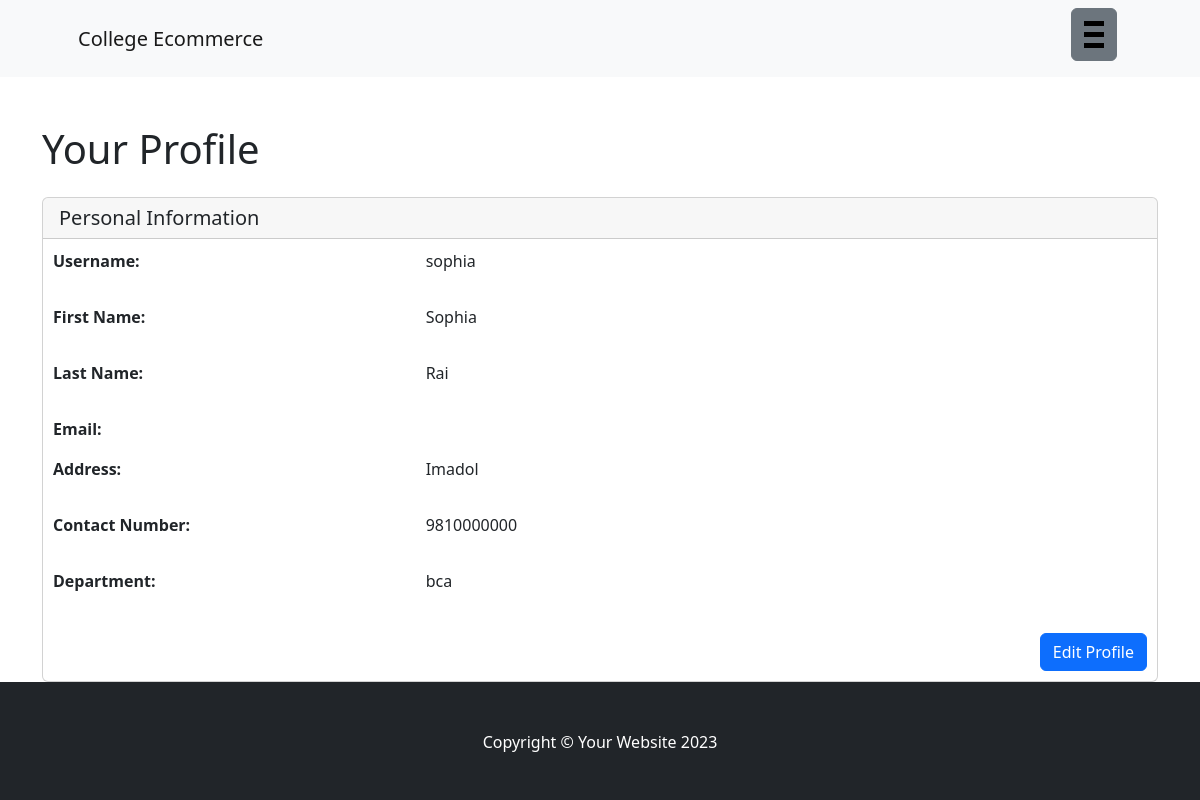
Page /account/profile/2/ (signed in) on the earlier database version.
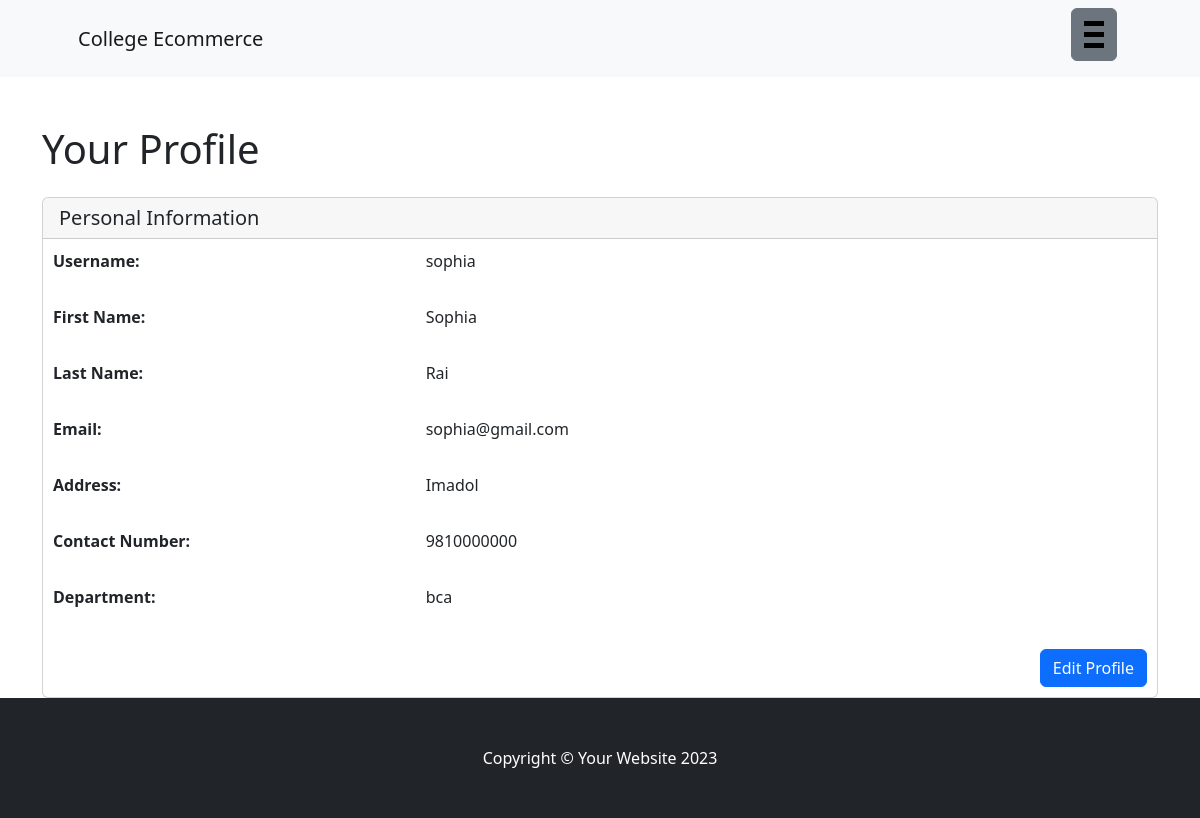
Same page on the later database version.
### account/models.py (models this page shows, shortened)
class User(AbstractUser):
    USER_TYPE_CHOICES = (
        ('customer', 'Customer'),
        ('seller', 'Seller'),
        ('both', 'Both')
    )
    active_role = models.CharField(max_length=10, choices=USER_TYPE_CHOICES, default='seller')  # Field to store the active role
    user_type = models.CharField(max_length=10, choices=USER_TYPE_CHOICES, default='customer')
    username = models.CharField(max_length=50, blank=False, null=False, unique=True)
    address = models.CharField(max_length=100, blank=True, null=True)
    contact_number = models.CharField(max_length=10,  blank=True, null=True)
    DEPARTMENT_CHOICES = (
        ('', 'Select'),
        ('bca', 'BCA'),
        ('bit', 'BIT'),
    )
    department = models.CharField(max_length=10, choices=DEPARTMENT_CHOICES,   null=False, default="bca")

### account/views.py (the view)
# urls.py: path('profile/<int:user_id>/', views.profile, name='profile'),
@login_required
def profile(request, user_id):
    user = get_object_or_404(User, id=user_id)
    return render(request, 'account/profile.html', {'user': user})

### cart/context_processor.py (called while the page is built)
def cart_quantity(request):
    cart = request.session.get('cart', {})
    total_quantity = sum(item['qty'] for item in cart.values())
    return {'cart_quantity': total_quantity}

### account/templates/account/profile.html (shortened to what this page needs)
{% extends 'core/base.html' %}
{% block content %}
<div class="container mt-5">
    <h1 class="mb-4">Your Profile</h1>
    <div class="card">
        <div class="card-header">
            <h5 class="card-title mb-0">Personal Information</h5>
        </div>
        <div class="card-body">
            <div class="row mb-3">
                <div class="col-md-4">
                    <strong>Username:</strong>
                </div>
                <div class="col-md-8">
                    <p>{{ user.username }}</p>
                </div>
            </div>
            <div class="row mb-3">
                <div class="col-md-4">
                    <strong>First Name:</strong>
                </div>
                <div class="col-md-8">
                    <p>{{ user.first_name }}</p>
                </div>
            </div>
            <div class="row mb-3">
                <div class="col-md-4">
                    <strong>Last Name:</strong>
                </div>
                <div class="col-md-8">
                    <p>{{ user.last_name }}</p>
                </div>
            </div>
            <div class="row mb-3">
                <div class="col-md-4">
                    <strong>Email:</strong>
                </div>
                <div class="col-md-8">
                    <p>{{ user.email }}</p>
                </div>
            </div>
            <div class="row mb-3">
                <div class="col-md-4">
                    <strong>Address:</strong>
                </div>
                <div class="col-md-8">
                    <p>{{ user.address }}</p>
                </div>
            </div>
            <div class="row mb-3">
                <div class="col-md-4">
                    <strong>Contact Number:</strong>
                </div>
                <div class="col-md-8">
                    <p>{{ user.contact_number }}</p>
                </div>
            </div>
            <div class="row mb-3">
                <div class="col-md-4">
                    <strong>Department:</strong>
                </div>
                <div class="col-md-8">
                    <p>{{ user.department }}</p>
                </div>
            </div>
            <div class="mt-4 text-end">
                <a href="{% url 'account:edit_profile' user.id %}" class="btn btn-primary">Edit Profile</a>
            </div>
        </div>
    </div>
</div>
{% endblock %}

Differences in the rows shown:
changed User "sophia": email (not shown) → "sophia@gmail.com"
